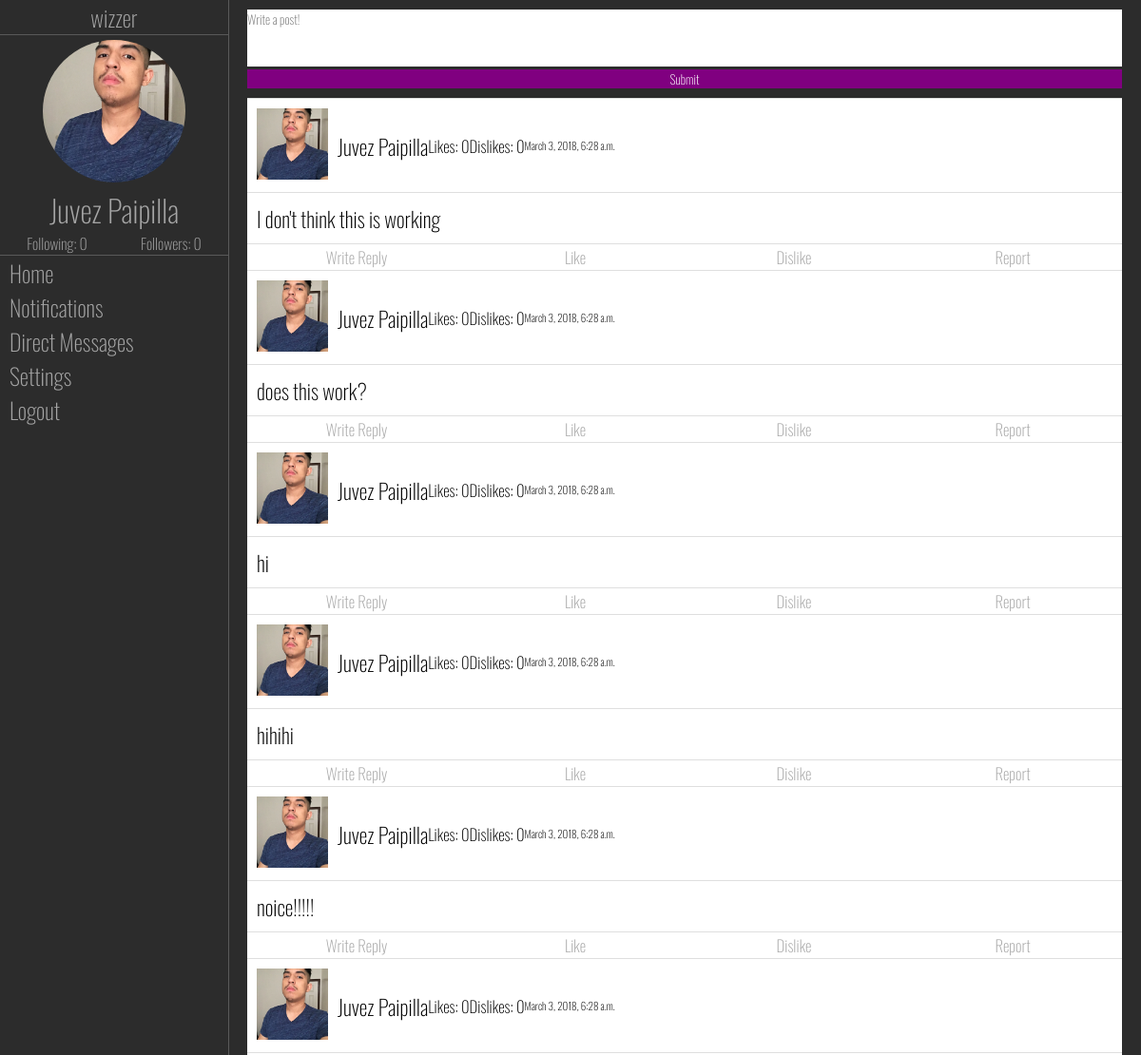
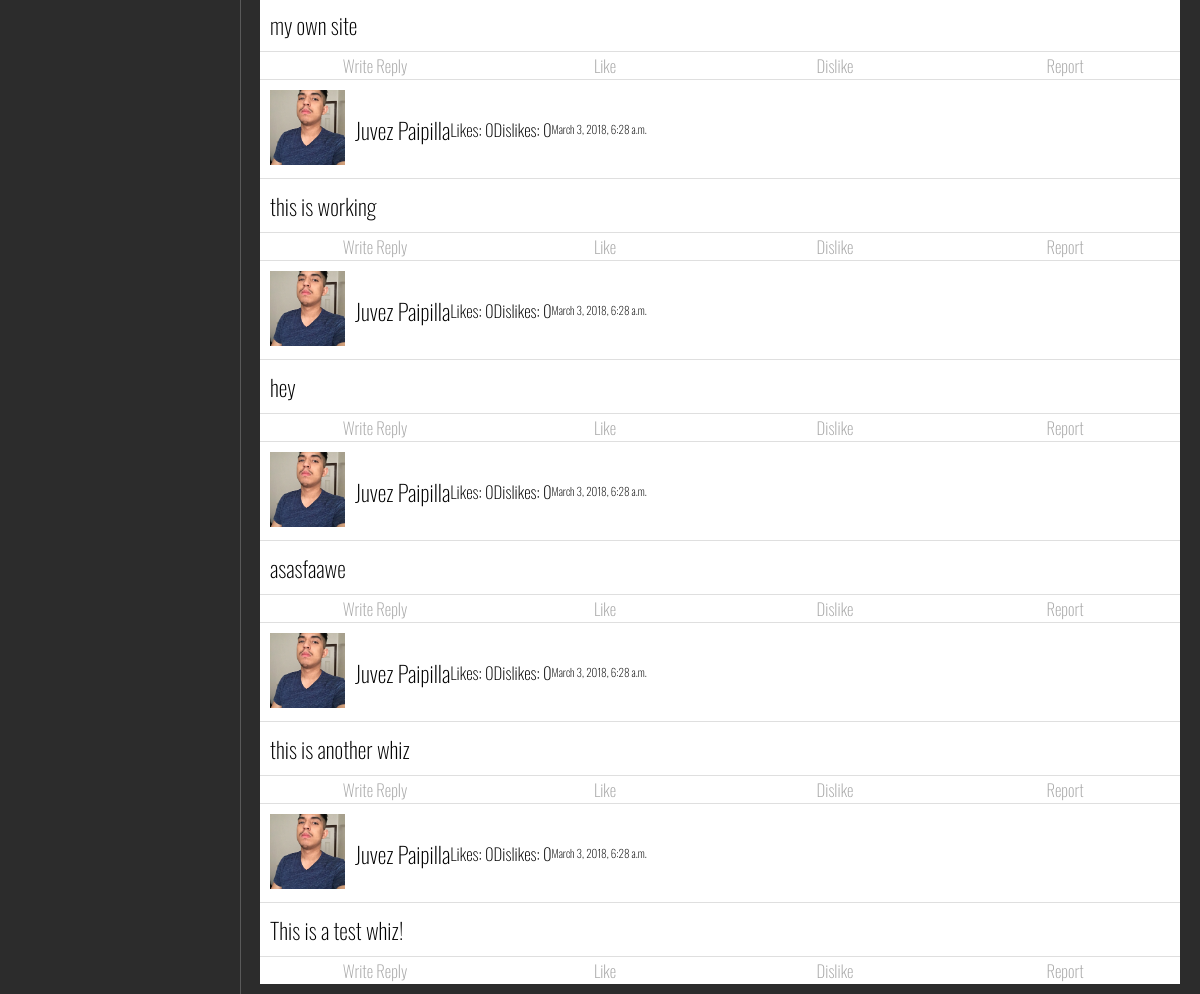
The app's page /, older data (2 pictures, top to bottom).
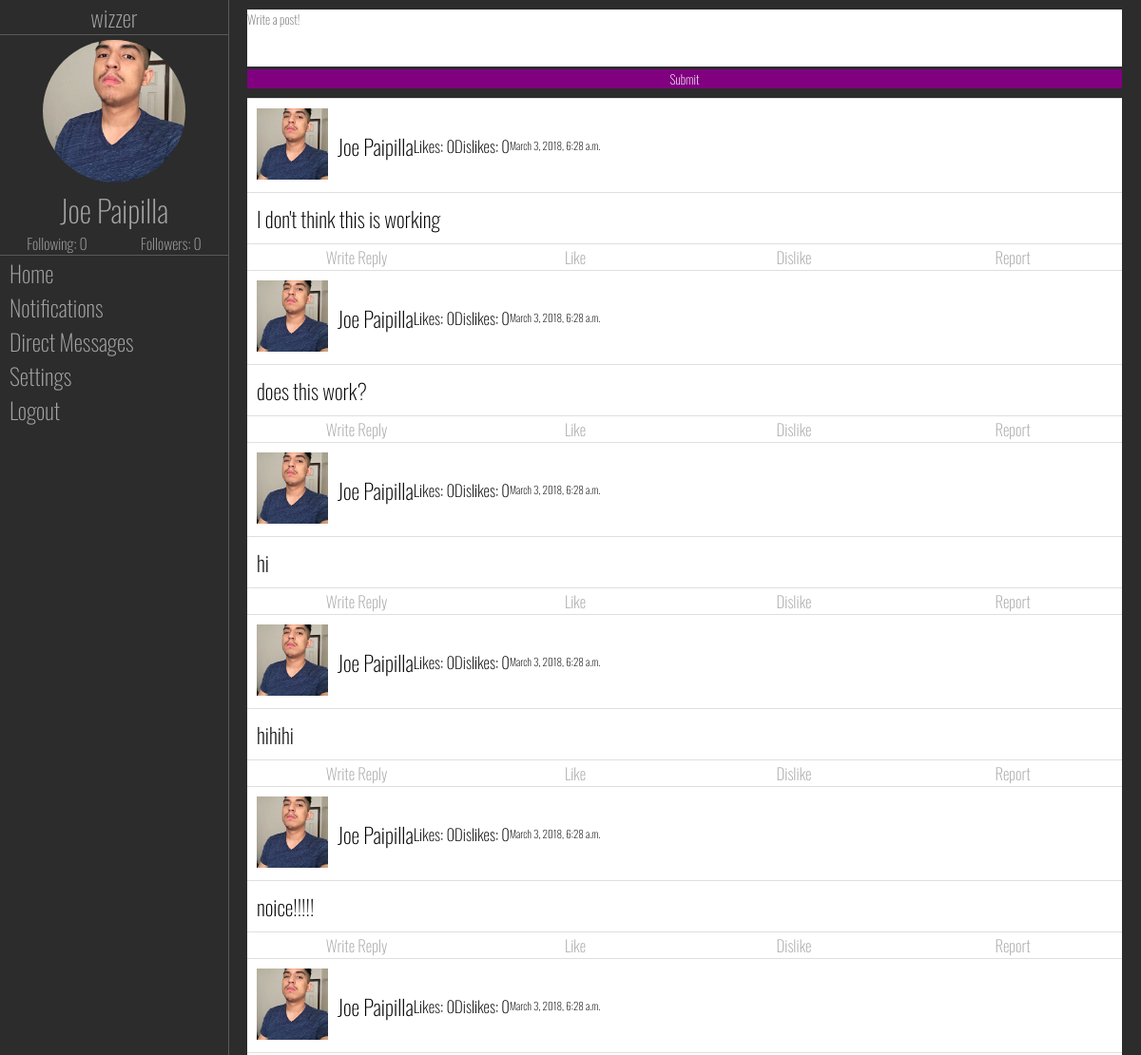
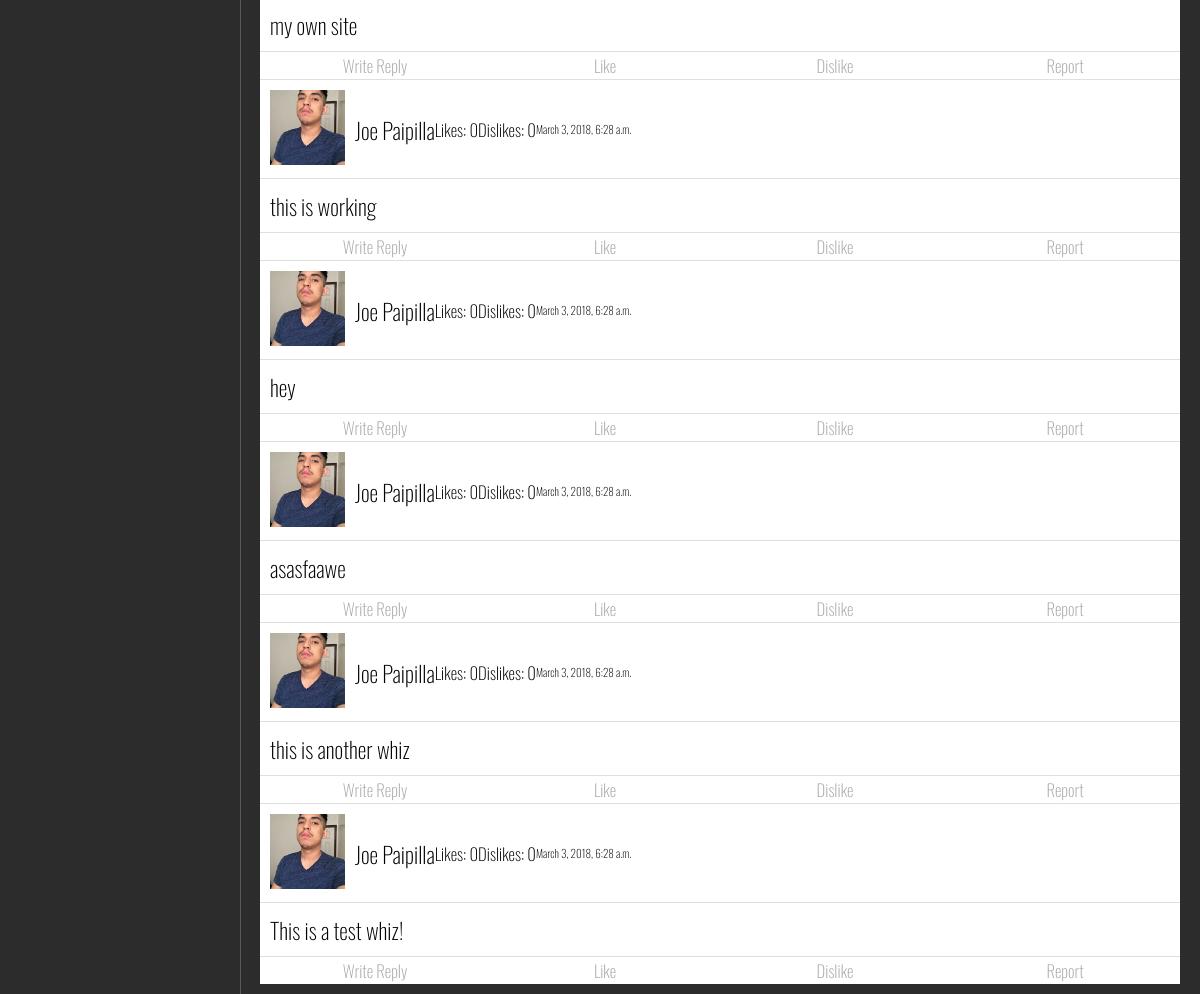
The same page, newer data (2 pictures, top to bottom).
### SocialMedia/models.py (models this page shows, shortened)
class WizzerUser(models.Model):
    first_name = models.CharField(max_length=30, default="")
    second_name = models.CharField(max_length=30, default="")
    username = models.CharField(max_length=15, default="")
    following = models.IntegerField(default=0)
    followers = models.IntegerField(default=0)

class Whiz(models.Model):
    whiz_poster = models.ForeignKey(WizzerUser, on_delete=models.CASCADE)
    content = models.TextField()
    likes = models.IntegerField(default=0)
    dislikes = models.IntegerField(default=0)
    time_posted = models.DateTimeField(default=timezone.now)

### SocialMedia/views.py (the view)
# urls.py: path('', views.index, name='index')
def index(request):
    if request.method == "POST":
        form = WhizForm(request.POST)
        if form.is_valid():
            new_whiz = Whiz(whiz_poster=WizzerUser.objects.all()[0], content=request.POST['whiz_input'])
            new_whiz.save()
            return redirect('index')
    else:
        form = WhizForm()
    user = WizzerUser.objects.all()[0]
    whizzes = Whiz.objects.all()[::-1]
    context = {'WizzerUser': user, 'Whizzes': whizzes, 'WhizForm': form}
    return render(request, 'SocialMedia/WizzerFeed.html', context)

### SocialMedia/forms.py
class WhizForm(forms.Form):
    whiz_input = forms.CharField(label="", widget=forms.Textarea(attrs={"cols": '',
                                                              "rows": '',
                                                              "id": "message",
                                                              "placeholder":"Write a post!",
                                                               "value": "message"}))

### SocialMedia/templates/SocialMedia/WizzerFeed.html (shortened to what this page needs)
{% extends "SocialMedia/main.html" %}
{% load static %}
{% block main %}
<div class="post-form">
    <form method="POST" action="{% url 'index' %}">
        {{ WhizForm }}
        <input id="submit" type="submit" value="Submit">
    </form>
</div>
<div class="post-container">
{% for whiz in Whizzes %}
<div class="post">
    <div class="top-bar">
        <a href="#"><img id="profile-photo" src="{% static 'SocialMedia/images/IMG_0757.JPG' %}"/></a>
        <h1>{{ whiz.whiz_poster.first_name }} {{ whiz.whiz_poster.second_name }}</h1>
        <h2>Likes: {{ whiz.likes }}</h2>
        <h2>Dislikes: {{ whiz.dislikes }}</h2>
        <p>{{ whiz.time_posted }}</p>
    </div>
    <div class="post-content">
        <h1>{{ whiz.content }}</h1>
    </div>
    <div class="post-footer">
        <button type="button">Write Reply</button>
        <button type="button">Like</button>
        <button type="button">Dislike</button>
        <button type="button">Report</button>
    </div>
</div>
{% endfor %}
</div>
{% endblock %}

### SocialMedia/templates/SocialMedia/main.html (shortened to what this page needs)
<!DOCTYPE html>
{% load static %}
<html lang="en">
	<head>
		<link rel='stylesheet' type='text/css' href="{% static 'SocialMedia/main.css' %}"/>
	</head>
	<body>
		<div class="navbar">
            {% block navbar %}
			<div class="logo">
				<h1>wizzer</h1>
			</div>
			<div class="description">
				<a href="#"><img id="profile-photo" src="{% static 'SocialMedia/images/IMG_0757.JPG' %}"/></a>
				<h1>{{ WizzerUser.first_name }} {{ WizzerUser.second_name }}</h1>
				<div class="follow-count">
					<h1>Following: {{ WizzerUser.following }}</h1>
					<h1>Followers: {{ WizzerUser.followers }}</h1>
				</div>
			</div>
				<button type="button">Home</button>
				<button type="button">Notifications</button>
				<button type="button">Direct Messages</button>
				<button type="button">Settings</button>
				<button type="button">Logout</button>
            {% endblock %}
		</div>
		<div class="main">
            {% block main %}
            {% endblock %}
		</div>
	</body>
</html>

### SocialMedia/static/SocialMedia/main.css (style rules this page uses)
* { font-family: Oswald; font-weight: 200; margin: 0; padding: 0; color: #a5a5a5; }
html { background-color: #2c2c2c; height: 100%; }
body { height: 100%; display: flex; }
a { text-decoration: none; outline: none; }
button { border: 0; cursor: pointer; }
textarea { resize: none; border: 0; }
.navbar { display: flex; flex-direction: column; position: fixed; height: 100%; width: 20%; border-right: 1px solid #595959; }
.navbar .logo { display: flex; justify-content: center; font-size: 0.75em; border-bottom: 1px solid #595959; }
.navbar .description { display: flex; flex-direction: column; border-bottom: 1px solid #595959; padding-top: 5px; background:url('images/bg.jpg'); }
.navbar .description > * { margin: 0 auto; }
.navbar .description #profile-photo { border-radius: 50%; object-fit: cover; height: 150px; width: 150px; }
.navbar .description .follow-count { display: flex; flex-direction: row; font-size: .5em; width: 100%; justify-content: space-around; }
.navbar .description .follow-count > * { width: 100%; text-align: center; }
.navbar > *:not(.description):not(.logo) { text-align: left; background-color: #2c2c2c; font-size: 1.5em; padding-left: 10px; }
.main { width: 100%; margin-left: 20%; font-size: .7em; overflow-y: auto; padding: 10px 20px 10px 20px; }
.main * { color: black; }
.main .post-form form { margin-bottom: 10px; }
.main .post-form form #message { height: 4.5em; width: 100%; }
.main .post-form form #submit { background-color: purple; color: white; border: 0; width: 100%; }
.main .post-container { display: flex; flex-direction: column; }
.main .post-container .post { display: flex; flex-direction: column; background-color: white; margin: 0px 0 0px 0; border-top: 1px solid #dfdfdf; }
.main .post-container .post .top-bar { display: flex; flex-direction: row; border-bottom: 1px solid #dfdfdf; padding: 10px; align-items: center; }
.main .post-container .post .top-bar #profile-photo { object-fit: cover; height: 75px; width: 75px; padding-right: 10px; }
.main .post-container .post .post-content { padding: 10px; }
.main .post-container .post .post-footer { display: flex; justify-content: space-around; border-top: 1px solid #dfdfdf; }
.main .post-container .post .post-footer * { background-color: white; color: #a5a5a5; font-size: 1.5em; padding: 1px 0 1px 0; width: 100%; text-align: center; }

Row changes from the older to the newer data that the page shows:
changed WizzerUser "Paipilla": first_name "Juvez" → "Joe"
changed through a linked row, Whiz "I don't think this is working": whiz_poster.first_name "Juvez" → "Joe"
changed through a linked row, Whiz "does this work?": whiz_poster.first_name "Juvez" → "Joe"
changed through a linked row, Whiz "hi": whiz_poster.first_name "Juvez" → "Joe"
changed through a linked row, Whiz "hihihi": whiz_poster.first_name "Juvez" → "Joe"
changed through a linked row, Whiz "noice!!!!!": whiz_poster.first_name "Juvez" → "Joe"
changed through a linked row, Whiz "my own site": whiz_poster.first_name "Juvez" → "Joe"
changed through a linked row, Whiz "this is working": whiz_poster.first_name "Juvez" → "Joe"
changed through a linked row, Whiz "hey": whiz_poster.first_name "Juvez" → "Joe"
changed through a linked row, Whiz "asasfaawe": whiz_poster.first_name "Juvez" → "Joe"
changed through a linked row, Whiz "this is another whiz": whiz_poster.first_name "Juvez" → "Joe"
changed through a linked row, Whiz "This is a test whiz!": whiz_poster.first_name "Juvez" → "Joe"
